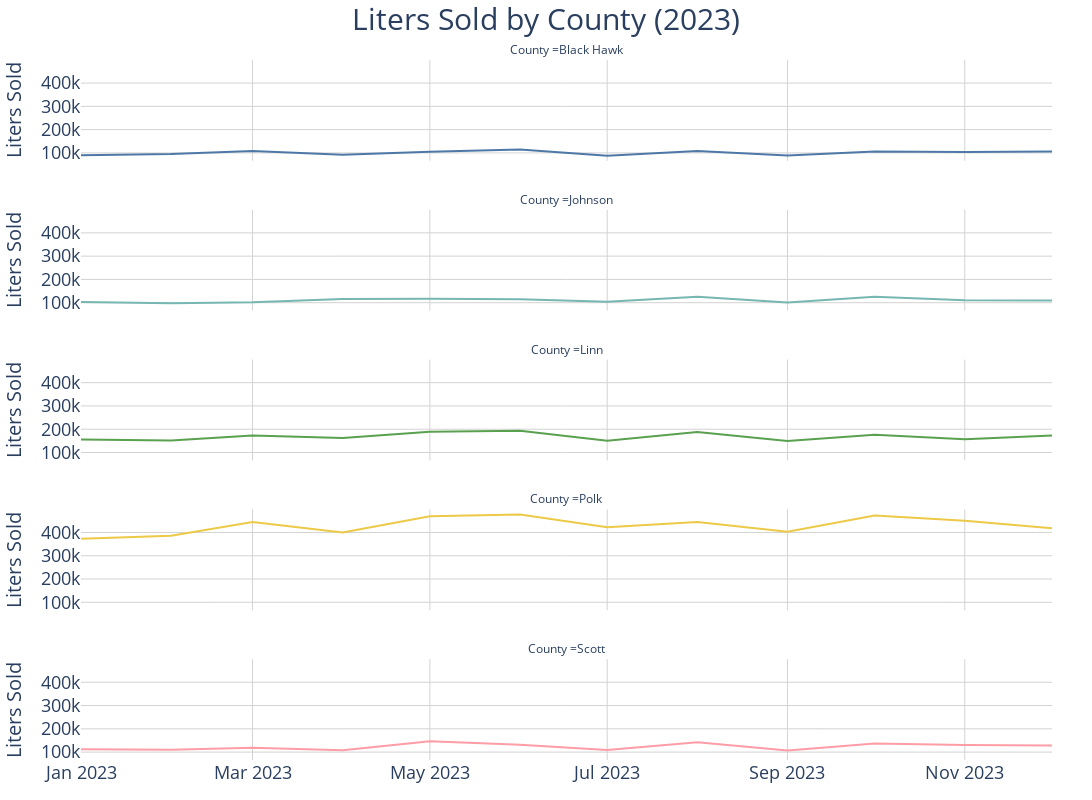

Notebook source saved alongside this figure:
### Code cell
fig = px.line(
    two_year_month_df_long, 
    x='month_year', 
    y='liters_sold', 
    facet_col='county',  # Creates a separate plot for each county
    facet_col_wrap=1,  # Each subplot in a new row
    color='county',
    color_discrete_map=county_colors,  # Custom colors
    title='Liters Sold by County',
    labels={'index': 'Month Year', 'county': 'County ', 'month_year': 'Month Year ', 'liters_sold':'Liters Sold '}

)
# Update x-axes for all subplots 
fig.update_xaxes(
    title=None,
    tickfont=dict(size=18),
    showgrid=True,
    gridcolor='LightGrey'
),

# Update y-axes for all subplots
fig.update_yaxes(
    title='Liters Sold',
    tickfont=dict(size=18),
    tickformat=".0s", # No decimal places, use SI notation
    title_font=dict(size=20),
    showgrid=True,
    gridcolor='LightGrey',
    matches='y'
),

fig.update_layout(
    title=dict(
        text='Liters Sold by County (2023)',
        x=0.5,  # Center the title
        xanchor='center',
        font=dict(size=30) 
    ),
    
    plot_bgcolor='rgba(0,0,0,0)',  
    margin=dict(l=40, r=40, t=60, b=40), 
    width=1100,
    height=800, 
    showlegend = False
)

fig.show()

### Figure 1 — Plotly figure (JSON) as saved in the notebook; plotly's stock layout.template omitted (floating-point values rounded to 4 significant figures)
{"data": [{"hovertemplate": "County =Black Hawk<br>Month Year =%{x}<br>Liters Sold =%{y}<extra></extra>", "legendgroup": "Black Hawk", "line": {"color": "#4e79a7", "dash": "solid"}, "marker": {"symbol": "circle"}, "mode": "lines", "name": "Black Hawk", "orientation": "v", "showlegend": true, "type": "scatter", "x": ["2023-01-01T00:00:00", "2023-02-01T00:00:00", "2023-03-01T00:00:00", "2023-04-01T00:00:00", "2023-05-01T00:00:00", "2023-06-01T00:00:00", "2023-07-01T00:00:00", "2023-08-01T00:00:00", "2023-09-01T00:00:00", "2023-10-01T00:00:00", "2023-11-01T00:00:00", "2023-12-01T00:00:00"], "xaxis": "x5", "y": [90350.0, 95130.0, 108400.0, 91930.0, 104800.0, 114200.0, 87770.0, 108600.0, 89350.0, 105700.0, 103800.0, 106200.0], "yaxis": "y5"}, {"hovertemplate": "County =Johnson<br>Month Year =%{x}<br>Liters Sold =%{y}<extra></extra>", "legendgroup": "Johnson", "line": {"color": "#76b7b2", "dash": "solid"}, "marker": {"symbol": "circle"}, "mode": "lines", "name": "Johnson", "orientation": "v", "showlegend": true, "type": "scatter", "x": ["2023-01-01T00:00:00", "2023-02-01T00:00:00", "2023-03-01T00:00:00", "2023-04-01T00:00:00", "2023-05-01T00:00:00", "2023-06-01T00:00:00", "2023-07-01T00:00:00", "2023-08-01T00:00:00", "2023-09-01T00:00:00", "2023-10-01T00:00:00", "2023-11-01T00:00:00", "2023-12-01T00:00:00"], "xaxis": "x4", "y": [103200.0, 97920.0, 102500.0, 116200.0, 117400.0, 115000.0, 104600.0, 125400.0, 101200.0, 125400.0, 110100.0, 109100.0], "yaxis": "y4"}, {"hovertemplate": "County =Linn<br>Month Year =%{x}<br>Liters Sold =%{y}<extra></extra>", "legendgroup": "Linn", "line": {"color": "#59a14f", "dash": "solid"}, "marker": {"symbol": "circle"}, "mode": "lines", "name": "Linn", "orientation": "v", "showlegend": true, "type": "scatter", "x": ["2023-01-01T00:00:00", "2023-02-01T00:00:00", "2023-03-01T00:00:00", "2023-04-01T00:00:00", "2023-05-01T00:00:00", "2023-06-01T00:00:00", "2023-07-01T00:00:00", "2023-08-01T00:00:00", "2023-09-01T00:00:00", "2023-10-01T00:00:00", "2023-11-01T00:00:00", "2023-12-01T00:00:00"], "xaxis": "x3", "y": [155900.0, 151500.0, 173200.0, 162000.0, 189500.0, 193400.0, 150900.0, 187900.0, 149900.0, 176400.0, 157000.0, 172600.0], "yaxis": "y3"}, {"hovertemplate": "County =Polk<br>Month Year =%{x}<br>Liters Sold =%{y}<extra></extra>", "legendgroup": "Polk", "line": {"color": "#edc948", "dash": "solid"}, "marker": {"symbol": "circle"}, "mode": "lines", "name": "Polk", "orientation": "v", "showlegend": true, "type": "scatter", "x": ["2023-01-01T00:00:00", "2023-02-01T00:00:00", "2023-03-01T00:00:00", "2023-04-01T00:00:00", "2023-05-01T00:00:00", "2023-06-01T00:00:00", "2023-07-01T00:00:00", "2023-08-01T00:00:00", "2023-09-01T00:00:00", "2023-10-01T00:00:00", "2023-11-01T00:00:00", "2023-12-01T00:00:00"], "xaxis": "x2", "y": [372800.0, 386400.0, 445400.0, 399600.0, 469200.0, 477500.0, 422800.0, 444500.0, 403400.0, 472600.0, 450400.0, 418300.0], "yaxis": "y2"}, {"hovertemplate": "County =Scott<br>Month Year =%{x}<br>Liters Sold =%{y}<extra></extra>", "legendgroup": "Scott", "line": {"color": "#ff9da7", "dash": "solid"}, "marker": {"symbol": "circle"}, "mode": "lines", "name": "Scott", "orientation": "v", "showlegend": true, "type": "scatter", "x": ["2023-01-01T00:00:00", "2023-02-01T00:00:00", "2023-03-01T00:00:00", "2023-04-01T00:00:00", "2023-05-01T00:00:00", "2023-06-01T00:00:00", "2023-07-01T00:00:00", "2023-08-01T00:00:00", "2023-09-01T00:00:00", "2023-10-01T00:00:00", "2023-11-01T00:00:00", "2023-12-01T00:00:00"], "xaxis": "x", "y": [112200.0, 109700.0, 119000.0, 107600.0, 146700.0, 131600.0, 108600.0, 142800.0, 106800.0, 137500.0, 130400.0, 128200.0], "yaxis": "y"}], "layout": {"annotations": [{"font": {}, "showarrow": false, "text": "County =Scott", "x": 0.5, "xanchor": "center", "xref": "paper", "y": 0.144, "yanchor": "bottom", "yref": "paper"}, {"font": {}, "showarrow": false, "text": "County =Polk", "x": 0.5, "xanchor": "center", "xref": "paper", "y": 0.358, "yanchor": "bottom", "yref": "paper"}, {"font": {}, "showarrow": false, "text": "County =Linn", "x": 0.5, "xanchor": "center", "xref": "paper", "y": 0.572, "yanchor": "bottom", "yref": "paper"}, {"font": {}, "showarrow": false, "text": "County =Johnson", "x": 0.5, "xanchor": "center", "xref": "paper", "y": 0.786, "yanchor": "bottom", "yref": "paper"}, {"font": {}, "showarrow": false, "text": "County =Black Hawk", "x": 0.5, "xanchor": "center", "xref": "paper", "y": 1, "yanchor": "bottom", "yref": "paper"}], "height": 800, "legend": {"title": {"text": "County "}, "tracegroupgap": 0}, "margin": {"b": 40, "l": 40, "r": 40, "t": 60}, "plot_bgcolor": "rgba(0, 0, 0, 0)", "showlegend": false, "title": {"font": {"size": 30}, "text": "Liters Sold by County (2023)", "x": 0.5, "xanchor": "center"}, "width": 1100, "xaxis": {"anchor": "y", "autorange": true, "domain": [0, 1], "gridcolor": "LightGrey", "range": ["2023-01-01", "2023-12-01"], "showgrid": true, "tickfont": {"size": 18}, "title": {}, "type": "date"}, "xaxis2": {"anchor": "y2", "autorange": true, "domain": [0, 1], "gridcolor": "LightGrey", "matches": "x", "range": ["2023-01-01", "2023-12-01"], "showgrid": true, "showticklabels": false, "tickfont": {"size": 18}, "title": {}, "type": "date"}, "xaxis3": {"anchor": "y3", "autorange": true, "domain": [0, 1], "gridcolor": "LightGrey", "matches": "x", "range": ["2023-01-01", "2023-12-01"], "showgrid": true, "showticklabels": false, "tickfont": {"size": 18}, "title": {}, "type": "date"}, "xaxis4": {"anchor": "y4", "autorange": true, "domain": [0, 1], "gridcolor": "LightGrey", "matches": "x", "range": ["2023-01-01", "2023-12-01"], "showgrid": true, "showticklabels": false, "tickfont": {"size": 18}, "title": {}, "type": "date"}, "xaxis5": {"anchor": "y5", "autorange": true, "domain": [0, 1], "gridcolor": "LightGrey", "matches": "x", "range": ["2023-01-01", "2023-12-01"], "showgrid": true, "showticklabels": false, "tickfont": {"size": 18}, "title": {}, "type": "date"}, "yaxis": {"anchor": "x", "autorange": true, "domain": [0, 0.144], "gridcolor": "LightGrey", "matches": "y", "range": [66120.0, 499100.0], "showgrid": true, "tickfont": {"size": 18}, "tickformat": ".0s", "title": {"font": {"size": 20}, "text": "Liters Sold"}, "type": "linear"}, "yaxis2": {"anchor": "x2", "autorange": true, "domain": [0.214, 0.358], "gridcolor": "LightGrey", "matches": "y", "range": [66120.0, 499100.0], "showgrid": true, "tickfont": {"size": 18}, "tickformat": ".0s", "title": {"font": {"size": 20}, "text": "Liters Sold"}, "type": "linear"}, "yaxis3": {"anchor": "x3", "autorange": true, "domain": [0.428, 0.572], "gridcolor": "LightGrey", "matches": "y", "range": [66120.0, 499100.0], "showgrid": true, "tickfont": {"size": 18}, "tickformat": ".0s", "title": {"font": {"size": 20}, "text": "Liters Sold"}, "type": "linear"}, "yaxis4": {"anchor": "x4", "autorange": true, "domain": [0.642, 0.786], "gridcolor": "LightGrey", "matches": "y", "range": [66120.0, 499100.0], "showgrid": true, "tickfont": {"size": 18}, "tickformat": ".0s", "title": {"font": {"size": 20}, "text": "Liters Sold"}, "type": "linear"}, "yaxis5": {"anchor": "x5", "autorange": true, "domain": [0.856, 1], "gridcolor": "LightGrey", "matches": "y", "range": [66120.0, 499100.0], "showgrid": true, "tickfont": {"size": 18}, "tickformat": ".0s", "title": {"font": {"size": 20}, "text": "Liters Sold"}, "type": "linear"}}}
